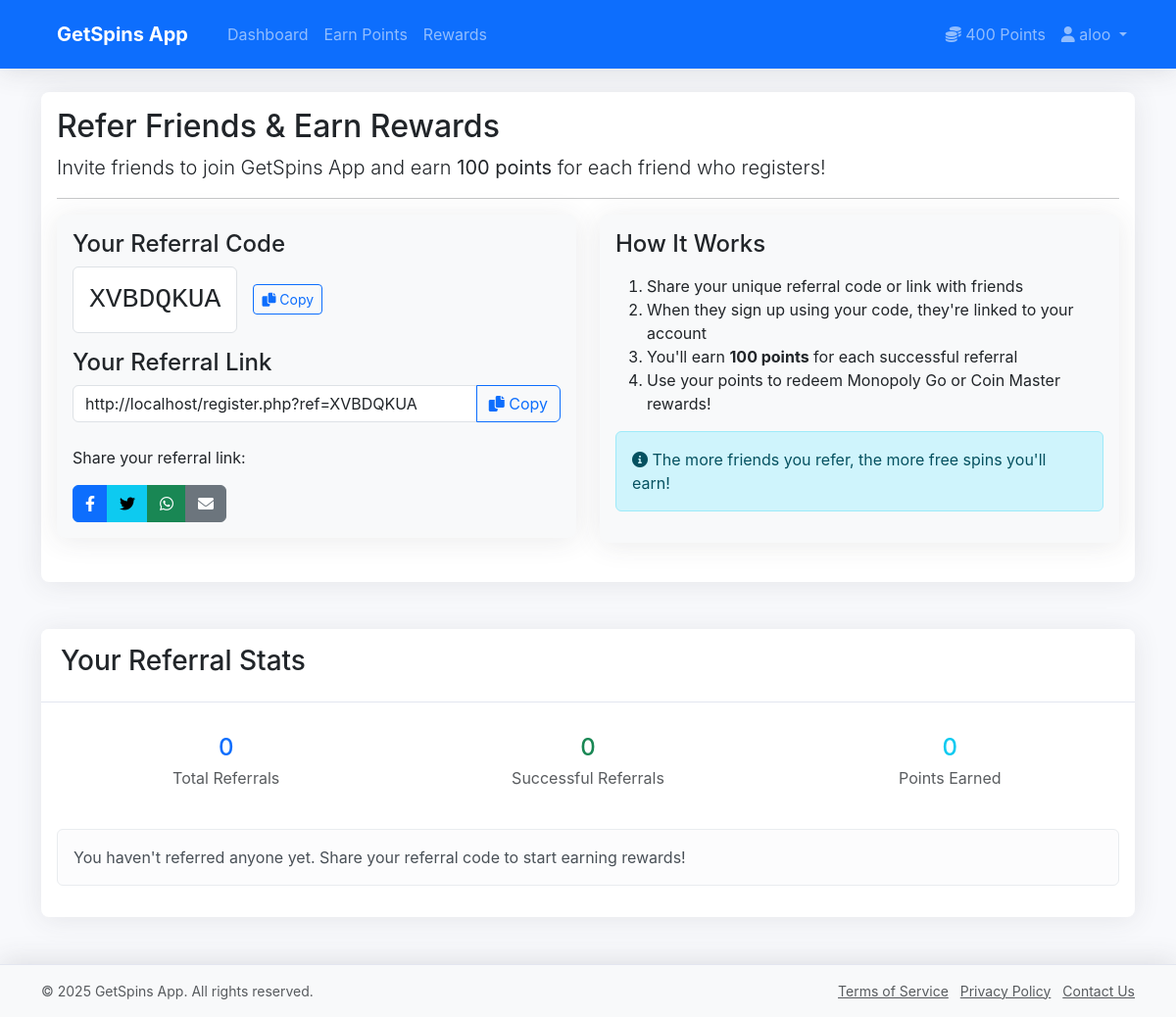
The app's page /referrals.php (signed in), older data.
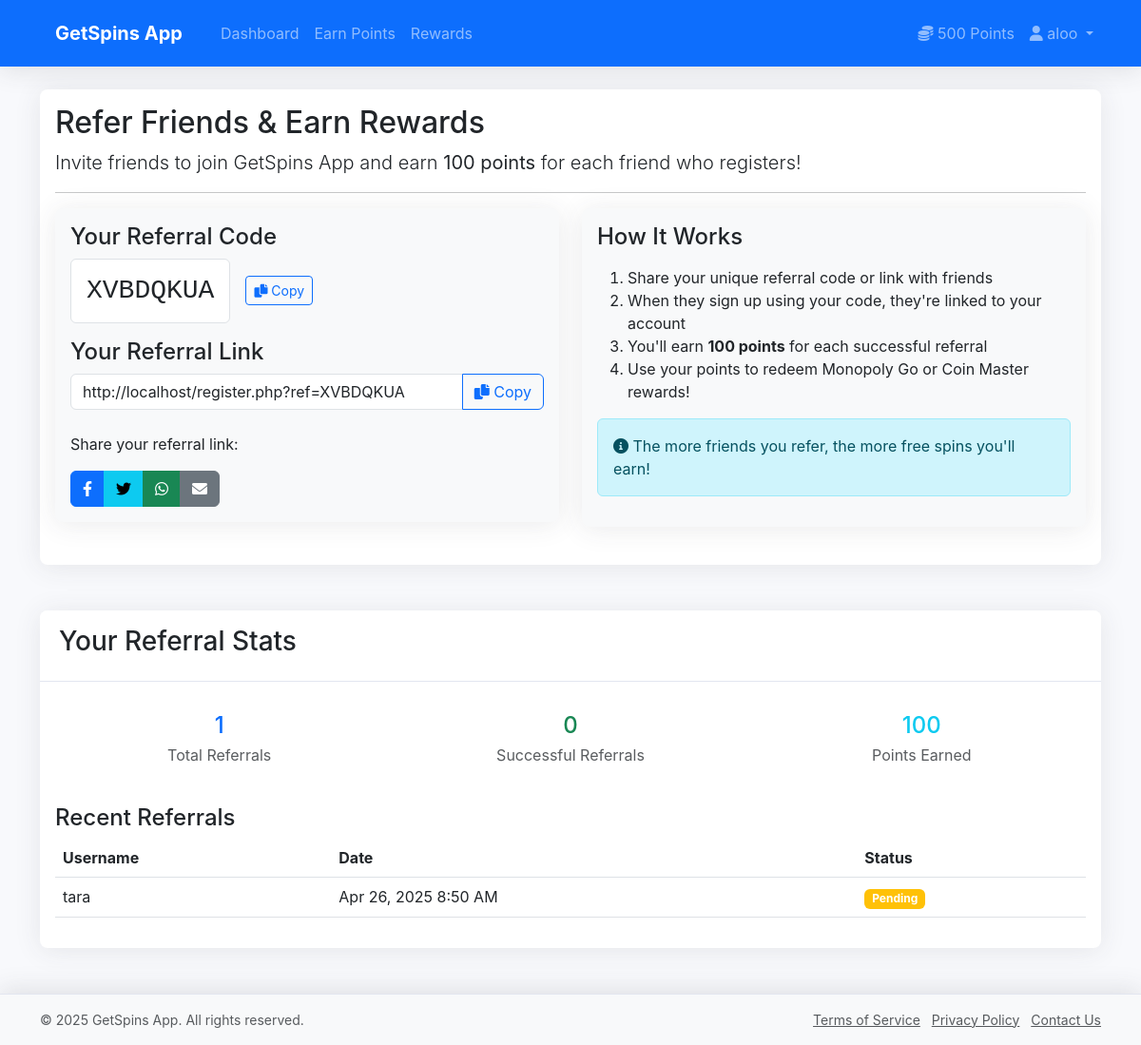
The same page, newer data.
### tables this page shows
CREATE TABLE users (
            id INTEGER PRIMARY KEY AUTOINCREMENT,
            username TEXT NOT NULL UNIQUE,
            email TEXT NOT NULL UNIQUE,
            password TEXT NOT NULL,
            points INTEGER NOT NULL DEFAULT 0,
            is_admin INTEGER NOT NULL DEFAULT 0,
            created_at TIMESTAMP DEFAULT CURRENT_TIMESTAMP,
            updated_at TIMESTAMP DEFAULT CURRENT_TIMESTAMP
        , referral_code TEXT, referred_by INTEGER);

CREATE TABLE referrals (
        id INTEGER PRIMARY KEY AUTOINCREMENT,
        referrer_id INTEGER NOT NULL,
        referred_id INTEGER NOT NULL,
        status TEXT DEFAULT 'pending',
        reward_claimed INTEGER DEFAULT 0,
        created_at TIMESTAMP DEFAULT CURRENT_TIMESTAMP,
        updated_at TIMESTAMP DEFAULT CURRENT_TIMESTAMP,
        FOREIGN KEY (referrer_id) REFERENCES users (id),
        FOREIGN KEY (referred_id) REFERENCES users (id)
    );

### includes/db.php (called while the page is built, shortened)
<?php
class Database {
    private static $instance;
    public static function getInstance() {
        if (!self::$instance) {
            self::$instance = new self();
        }
        return self::$instance;
    }
}
?>

### includes/auth.php (called while the page is built, shortened)
<?php
require_once 'db.php';
class Auth {
    private $db;
    public function __construct() {
        $this->db = Database::getInstance();
    }
    public function isLoggedIn() {
        return isset($_SESSION['logged_in']) && $_SESSION['logged_in'] === true;
    }
    public function getUser() {
        $user_id = $_SESSION['user_id'];
        $conn = $this->db->getConnection();
        try {
            $stmt = $conn->prepare("SELECT id, username, email, points, is_admin, created_at, referral_code, referred_by FROM users WHERE id = :user_id");
            $stmt->bindValue(':user_id', $user_id);
            $stmt->execute();
            $user = $stmt->fetch(PDO::FETCH_ASSOC);
            return $user;
        } catch (PDOException $e) {
            error_log('Error getting user: ' . $e->getMessage());
            return null;
        }
    }
    public function getReferralStats($user_id) {
        $conn = $this->db->getConnection();
        try {
            $stmt = $conn->prepare("SELECT COUNT(*) as count FROM referrals WHERE referrer_id = :user_id");
            $stmt->bindValue(':user_id', $user_id);
            $stmt->execute();
            $result = $stmt->fetch(PDO::FETCH_ASSOC);
            $total_referrals = $result ? $result['count'] : 0;
            $stmt = $conn->prepare("SELECT COUNT(*) as count FROM referrals WHERE referrer_id = :user_id AND status = 'completed'");
            $stmt->bindValue(':user_id', $user_id);
            $stmt->execute();
            $result = $stmt->fetch(PDO::FETCH_ASSOC);
            $successful_referrals = $result ? $result['count'] : 0;
            $stmt = $conn->prepare("
                SELECT r.*, u.username
                FROM referrals r
                JOIN users u ON r.referred_id = u.id
                WHERE r.referrer_id = :user_id
                ORDER BY r.created_at DESC
                LIMIT 5
            ");
            $stmt->bindValue(':user_id', $user_id);
            $stmt->execute();
            $recent_referrals = $stmt->fetchAll(PDO::FETCH_ASSOC);
            $stmt = $conn->prepare("
                SELECT SUM(t.points) as total
                FROM transactions t
                WHERE t.user_id = :user_id
                AND t.description LIKE 'Referral bonus%'
            ");
            $stmt->bindValue(':user_id', $user_id);
            $stmt->execute();
            $result = $stmt->fetch(PDO::FETCH_ASSOC);
            $total_earned = $result && $result['total'] ? $result['total'] : 0;
            return [
                'total_referrals' => $total_referrals,
                'successful_referrals' => $successful_referrals,
                'recent_referrals' => $recent_referrals,
                'total_earned' => $total_earned
            ];
        } catch (PDOException $e) {
            error_log('Error getting referral stats: ' . $e->getMessage());
            return [
                'total_referrals' => 0,
                'successful_referrals' => 0,
                'recent_referrals' => [],
                'total_earned' => 0
            ];
        }
    }
}
?>

### includes/functions.php (called while the page is built, shortened)
<?php
require_once 'db.php';
function formatPoints($points) {
    return number_format($points);
}
function formatDate($date) {
    return date('M j, Y g:i A', strtotime($date));
}
?>

### referrals.php (the view, shortened to what the changed rows need)
<?php
require_once 'includes/auth.php';
require_once 'includes/functions.php';
$auth = new Auth();
$current_user = $auth->getUser();
$referral_stats = $auth->getReferralStats($current_user['id']);
$referral_link = APP_URL . '/register.php?ref=' . $current_user['referral_code'];
include 'includes/header.php';
?>
<div class="row mb-4">
    <div class="col-md-12">
        <div class="card">
            <div class="card-body">
                <h2>Refer Friends & Earn Rewards</h2>
                <div class="row">
                    <div class="col-md-6">
                        <div class="card bg-light mb-4">
                            <div class="card-body">
                                <div class="d-flex align-items-center mb-3">
                                    <div class="referral-code-display p-3 bg-white border rounded me-3">
                                        <span class="h3 mb-0 font-monospace"><?php echo htmlspecialchars($current_user['referral_code']); ?></span>
                                    </div>
                                </div>
                                <div class="input-group mb-3">
                                    <input type="text" class="form-control" value="<?php echo htmlspecialchars($referral_link); ?>" id="referral-link" readonly>
                                    <button class="btn btn-outline-primary copy-btn" type="button" data-clipboard-target="#referral-link">
                                        <i class="fas fa-copy"></i> Copy
                                    </button>
                                </div>
                            </div>
                        </div>
                    </div>
                </div>
            </div>
        </div>
    </div>
</div>
<div class="row">
    <div class="col-md-12">
        <div class="card">
            <div class="card-body">
                <div class="row text-center">
                    <div class="col-md-4">
                        <div class="stat-item p-3">
                            <h4 class="text-primary mb-1"><?php echo number_format($referral_stats['total_referrals']); ?></h4>
                            <p class="text-muted mb-0">Total Referrals</p>
                        </div>
                    </div>
                    <div class="col-md-4">
                        <div class="stat-item p-3">
                            <h4 class="text-info mb-1"><?php echo formatPoints($referral_stats['total_earned']); ?></h4>
                            <p class="text-muted mb-0">Points Earned</p>
                        </div>
                    </div>
                </div>
                <?php if (!empty($referral_stats['recent_referrals'])): ?>
                <div class="mt-4">
                    <h4>Recent Referrals</h4>
                    <div class="table-responsive">
                        <table class="table table-hover">
                            <thead>
                                <tr>
                                    <th>Username</th>
                                    <th>Date</th>
                                    <th>Status</th>
                                </tr>
                            </thead>
                            <tbody>
                                <?php foreach ($referral_stats['recent_referrals'] as $referral): ?>
                                <tr>
                                    <td><?php echo htmlspecialchars($referral['username']); ?></td>
                                    <td><?php echo formatDate($referral['created_at']); ?></td>
                                    <td>
                                        <?php if ($referral['status'] === 'completed'): ?>
                                            <span class="badge bg-success">Completed</span>
                                        <?php elseif ($referral['status'] === 'pending'): ?>
                                            <span class="badge bg-warning">Pending</span>
                                        <?php else: ?>
                                            <span class="badge bg-secondary"><?php echo htmlspecialchars($referral['status']); ?></span>
                                        <?php endif; ?>
                                    </td>
                                </tr>
                                <?php endforeach; ?>
                            </tbody>
                        </table>
                    </div>
                </div>
                <?php else: ?>
                <div class="alert alert-light mt-4">
                    <p class="mb-0">You haven't referred anyone yet. Share your referral code to start earning rewards!</p>
                </div>
                <?php endif; ?>
            </div>
        </div>
    </div>
</div>
<?php include 'includes/footer.php'; ?>

### includes/header.php (shortened to what the changed rows need)
<?php
require_once 'includes/auth.php';
$auth = new Auth();
$current_user = $auth->getUser();
?>
<!DOCTYPE html>
<html lang="en">
<head>
    <link href="https://cdn.jsdelivr.net/npm/bootstrap@5.3.0-alpha1/dist/css/bootstrap.min.css" rel="stylesheet">
    <link href="https://cdnjs.cloudflare.com/ajax/libs/font-awesome/6.0.0/css/all.min.css" rel="stylesheet">
    <link href="assets/css/style.css" rel="stylesheet">
</head>
<body>
    <nav class="navbar navbar-expand-lg navbar-dark bg-primary">
        <div class="container">
            <div class="collapse navbar-collapse" id="navbarNav">
                <ul class="navbar-nav ms-auto">
                    <?php if ($auth->isLoggedIn()): ?>
                        <li class="nav-item">
                            <a class="nav-link" href="#">
                                <i class="fas fa-coins"></i> <?php echo formatPoints($current_user['points']); ?> Points
                            </a>
                        </li>
                        <li class="nav-item dropdown">
                            <a class="nav-link dropdown-toggle" href="#" id="navbarDropdown" role="button" data-bs-toggle="dropdown" aria-expanded="false">
                                <i class="fas fa-user"></i> <?php echo htmlspecialchars($current_user['username']); ?>
                            </a>
                        </li>
                    <?php endif; ?>
                </ul>
            </div>
        </div>
    </nav>
    <div class="container py-4">

Row changes from the older to the newer data that the page shows:
changed users "XVBDQKUA": points "400" → "500"
added referrals: referred.username "tara", created_at "Apr 26, 2025 8:50 AM", status "Pending"
Text that changed along with them:
$referral_stats['total_referrals']: "0" → "1"
formatPoints($referral_stats['total_earned']): "0" → "100"
text no longer shown: "You haven't referred anyone yet. Share your referral code to start earning rewards!"
text now shown: "Recent Referrals Username Date Status"
